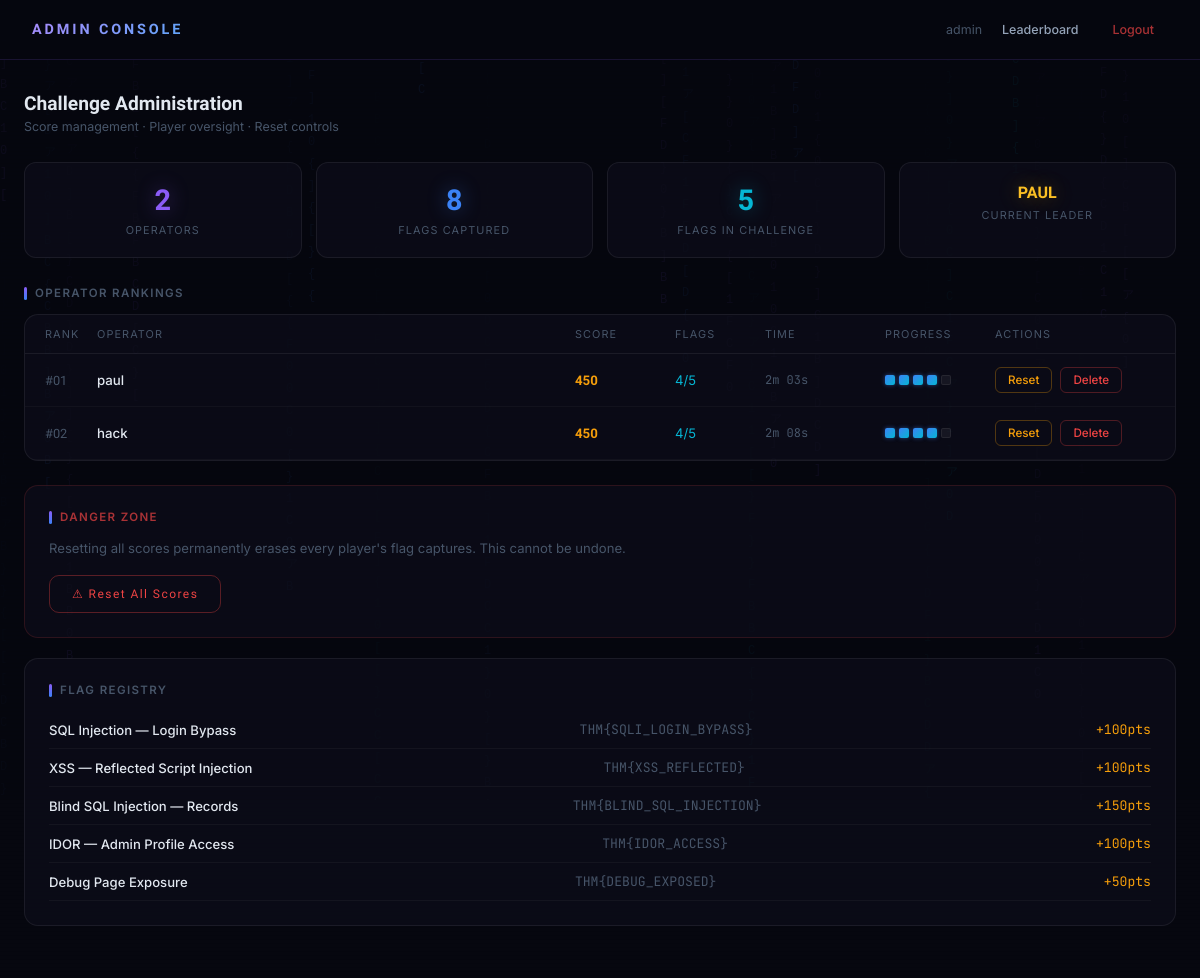
The app's page /app/portal/admin.php (signed in) with its own data.
### tables this page shows
CREATE TABLE portal_users (
    id INTEGER PRIMARY KEY AUTOINCREMENT,
    username TEXT UNIQUE NOT NULL,
    password_hash TEXT NOT NULL,
    is_admin INTEGER DEFAULT 0,
    created_at INTEGER DEFAULT (strftime('%s','now'))
);

### app/portal/config.php (called while the page is built, shortened)
<?php
function get_user_score($pdb, $user_id) {
    $captures = $pdb->prepare("SELECT flag_name, captured_at FROM flag_captures WHERE user_id=? ORDER BY captured_at ASC");
    $captures->execute([$user_id]);
    $rows = $captures->fetchAll(PDO::FETCH_ASSOC);
    $user = $pdb->prepare("SELECT created_at FROM portal_users WHERE id=?");
    $user->execute([$user_id]);
    $u = $user->fetch(PDO::FETCH_ASSOC);
    $start = $u['created_at'];
    $score = 0;
    $last_time = $start;
    foreach ($rows as $r) {
        $flag_val = $r['flag_name'];
        foreach (KNOWN_FLAGS as $fv => $meta) {
            if ($meta['name'] === $flag_val) {
                $score += $meta['points'];
                break;
            }
        }
        $last_time = $r['captured_at'];
    }
    $elapsed = ($last_time > $start && count($rows) > 0) ? ($last_time - $start) : 0;
    return [
        'score'    => $score,
        'count'    => count($rows),
        'elapsed'  => $elapsed,
        'captures' => $rows,
    ];
}
function format_time($seconds) {
    $h = floor($seconds / 3600);
    $m = floor(($seconds % 3600) / 60);
    $s = $seconds % 60;
    if ($m > 0) return sprintf('%dm %02ds', $m, $s);
    return sprintf('%ds', $s);
}
?>

### app/portal/admin.php (the view, shortened to what this page needs)
<?php
require_once 'config.php';
$stmt = $pdb->query("SELECT u.id, u.username, u.created_at, COUNT(fc.id) as flag_count FROM portal_users u LEFT JOIN flag_captures fc ON fc.user_id=u.id WHERE u.is_admin=0 GROUP BY u.id ORDER BY flag_count DESC, u.created_at ASC");
$players = $stmt->fetchAll(PDO::FETCH_ASSOC);
$full_data = [];
foreach ($players as $p) { $sd = get_user_score($pdb, $p['id']); $full_data[] = array_merge($p, $sd); }
usort($full_data, function($a,$b){ if($b['score']!==$a['score']) return $b['score']-$a['score']; return $a['elapsed']-$b['elapsed']; });
$total_flags_captured = $pdb->query("SELECT COUNT(*) FROM flag_captures")->fetchColumn();
$total_players = count($full_data);
$top_scorer = !empty($full_data) ? $full_data[0]['username'] : '—';
?>
<!DOCTYPE html>
<html lang="en">
<head>
</head>
<body>
<canvas id="matrix"></canvas>
<div class="scanlines"></div>
<div class="topbar">
  <div class="logo">ADMIN CONSOLE</div>
  <div class="nav-links">
    <span style="font-size:.78rem;color:var(--text-muted)">admin</span>
    <a href="leaderboard.php" class="nav-btn">Leaderboard</a>
    <a href="logout.php" class="nav-btn danger">Logout</a>
  </div>
</div>
<div class="main">
  <div class="page-title">Challenge Administration</div>
  <div class="page-sub">Score management · Player oversight · Reset controls</div>
  <div class="stat-grid">
    <div class="stat"><div class="stat-val p"><?= $total_players ?></div><div class="stat-label">Operators</div></div>
    <div class="stat"><div class="stat-val b"><?= $total_flags_captured ?></div><div class="stat-label">Flags Captured</div></div>
    <div class="stat"><div class="stat-val c"><?= count(KNOWN_FLAGS) ?></div><div class="stat-label">Flags in Challenge</div></div>
    <div class="stat"><div class="stat-val g"><?= htmlspecialchars(strtoupper($top_scorer)) ?></div><div class="stat-label">Current Leader</div></div>
  </div>
  <div class="section-label" style="margin-bottom:14px">Operator Rankings</div>
  <div class="table-card">
    <div class="t-head">
      <div>Rank</div><div>Operator</div><div>Score</div><div>Flags</div><div>Time</div><div>Progress</div><div>Actions</div>
    </div>
    <?php foreach ($full_data as $i => $p): ?>
      <?php $rank = $i + 1; $cap_names = array_column($p['captures'], 'flag_name'); ?>
      <div class="t-row" onclick="toggleRow(<?= $p['id'] ?>)">
        <div class="rank-n">#<?= str_pad($rank,2,'0',STR_PAD_LEFT) ?></div>
        <div style="font-weight:500"><?= htmlspecialchars($p['username']) ?></div>
        <div class="score-c"><?= $p['score'] ?></div>
        <div style="color:var(--cyan);font-size:.82rem"><?= $p['flag_count'] ?>/<?= count(KNOWN_FLAGS) ?></div>
        <div style="color:var(--text-muted);font-family:'JetBrains Mono',monospace;font-size:.75rem"><?= format_time($p['elapsed']) ?></div>
        <div><div class="dots"><?php foreach (KNOWN_FLAGS as $fv => $meta): ?><div class="dot <?= in_array($meta['name'],$cap_names)?'on':'off' ?>" title="<?= htmlspecialchars($meta['label']) ?>"></div><?php endforeach; ?></div></div>
        <div style="display:flex;gap:8px" onclick="event.stopPropagation()">
          <form method="POST" style="display:inline">
            <button class="btn-xs btn-reset-xs" onclick="return confirm('Reset scores for <?= htmlspecialchars($p['username']) ?>?')">Reset</button>
          </form>
          <form method="POST" style="display:inline">
            <button class="btn-xs btn-del-xs" onclick="return confirm('Delete <?= htmlspecialchars($p['username']) ?>?')">Delete</button>
          </form>
        </div>
      </div>
    <?php endforeach; ?>
  </div>
  <div class="card" style="border-color:rgba(239,68,68,.15)">
    <div class="section-label" style="margin-bottom:14px;color:rgba(239,68,68,.7)">Danger Zone</div>
    <p style="color:var(--text-muted);font-size:.82rem;margin-bottom:16px;line-height:1.6">Resetting all scores permanently erases every player's flag captures. This cannot be undone.</p>
    <form method="POST" onsubmit="return confirm('Reset ALL scores for ALL operators? This cannot be undone.')">
      <button type="submit" class="btn-danger-lg">⚠ Reset All Scores</button>
    </form>
  </div>
  <div class="card">
    <div class="section-label" style="margin-bottom:14px">Flag Registry</div>
    <?php foreach (KNOWN_FLAGS as $fval => $meta): ?>
      <div style="display:flex;justify-content:space-between;align-items:center;padding:10px 0;border-bottom:1px solid rgba(255,255,255,.04);font-size:.82rem">
        <span style="font-weight:500"><?= htmlspecialchars($meta['label']) ?></span>
        <span style="font-family:'JetBrains Mono',monospace;color:var(--text-muted)"><?= htmlspecialchars($fval) ?></span>
        <span style="color:var(--amber);font-family:'JetBrains Mono',monospace">+<?= $meta['points'] ?>pts</span>
      </div>
    <?php endforeach; ?>
  </div>
</div>
<script>
const canvas = document.getElementById('matrix');
const ctx = canvas.getContext('2d');
function resize() { canvas.width = innerWidth; canvas.height = innerHeight; }
resize(); window.addEventListener('resize', resize);
const chars = '01アBCDF{}[]'.split('');
const colors = ['#8b5cf6','#3b82f6','#06b6d4'];
const cols = Math.floor(canvas.width / 22);
const drops = Array.from({length: cols}, () => Math.random() * -100);
const dc = drops.map(() => colors[Math.floor(Math.random() * colors.length)]);
function draw() {
  ctx.fillStyle = 'rgba(6,7,15,.06)'; ctx.fillRect(0,0,canvas.width,canvas.height);
  drops.forEach((y,i) => { ctx.fillStyle=dc[i]; ctx.font='12px monospace';
    ctx.fillText(chars[Math.floor(Math.random()*chars.length)],i*22,y*22);
    if(y*22>canvas.height&&Math.random()>.975){drops[i]=0;dc[i]=colors[Math.floor(Math.random()*colors.length)];} drops[i]++; }); }
setInterval(draw, 55);
function toggleRow(id) { document.getElementById('expand-'+id).classList.toggle('open'); }
</script>
</body>
</html>

### app/portal/admin.php (style rules this page uses)
* { box-sizing:border-box;margin:0;padding:0 }
:root { --bg:#06070f;--bg2:#0d0e1a; --blue:#3b82f6;--cyan:#06b6d4;--purple:#8b5cf6;--emerald:#10b981; --amber:#f59e0b;--red:#ef4444;--gold:#fbbf24; --text:#e2e8f0;--text-dim:#94a3b8;--text-muted:#475569; --border:rgba(255,255,255,0.07);--panel:rgba(255,255,255,0.03); }
body { background:var(--bg);color:var(--text);font-family:'Inter',sans-serif;min-height:100vh }
canvas#matrix { position:fixed;inset:0;z-index:0;opacity:.06 }
.scanlines { pointer-events:none;position:fixed;inset:0;background:repeating-linear-gradient(to bottom,transparent 0,transparent 3px,rgba(0,0,0,.05) 3px,rgba(0,0,0,.05) 4px);z-index:1 }
.topbar { position:sticky;top:0;z-index:100;background:rgba(6,7,15,.95);backdrop-filter:blur(20px);border-bottom:1px solid rgba(139,92,246,.15);padding:0 32px;height:60px;display:flex;align-items:center;justify-content:space-between }
.logo { font-family:'Orbitron',monospace;font-size:.9rem;font-weight:900;letter-spacing:.2em;background:linear-gradient(135deg,#a78bfa,#60a5fa);-webkit-background-clip:text;-webkit-text-fill-color:transparent;background-clip:text }
.nav-links { display:flex;gap:6px;align-items:center }
.nav-btn { padding:6px 14px;border-radius:8px;font-size:.78rem;font-weight:500;text-decoration:none;transition:all .2s;color:var(--text-dim) }
.nav-btn.danger { color:rgba(239,68,68,.7) }
.main { max-width:1200px;margin:0 auto;padding:32px 24px;position:relative;z-index:2 }
.page-title { font-family:'Orbitron',monospace;font-size:1.2rem;font-weight:900;color:var(--text);margin-bottom:4px }
.page-sub { font-size:.78rem;color:var(--text-muted);margin-bottom:28px }
.stat-grid { display:grid;grid-template-columns:repeat(4,1fr);gap:14px;margin-bottom:28px }
.stat { background:rgba(13,14,26,.7);border:1px solid var(--border);border-radius:12px;padding:20px;text-align:center }
.stat-val { font-family:'Orbitron',monospace;font-size:1.8rem;font-weight:900;margin-bottom:6px }
.stat-val.p { color:var(--purple);text-shadow:0 0 20px rgba(139,92,246,.4) }
.stat-val.b { color:var(--blue);text-shadow:0 0 20px rgba(59,130,246,.4) }
.stat-val.c { color:var(--cyan);text-shadow:0 0 20px rgba(6,182,212,.4) }
.stat-val.g { color:var(--gold);text-shadow:0 0 20px rgba(251,191,36,.4);font-size:1rem }
.stat-label { font-size:.68rem;color:var(--text-muted);letter-spacing:.1em;text-transform:uppercase }
.section-label { font-size:.72rem;font-weight:600;color:var(--text-muted);letter-spacing:.12em;text-transform:uppercase;margin-bottom:14px;display:flex;align-items:center;gap:8px }
.section-label::before { content:'';width:3px;height:13px;background:linear-gradient(to bottom,var(--purple),var(--blue));border-radius:2px }
.table-card { background:rgba(13,14,26,.7);border:1px solid var(--border);border-radius:14px;overflow:hidden;margin-bottom:24px }
.t-head { display:grid;grid-template-columns:52px 1fr 100px 90px 120px 110px 160px;padding:12px 20px;border-bottom:1px solid var(--border);font-size:.68rem;color:var(--text-muted);letter-spacing:.1em;text-transform:uppercase }
.t-row { display:grid;grid-template-columns:52px 1fr 100px 90px 120px 110px 160px;padding:13px 20px;border-bottom:1px solid rgba(255,255,255,.03);align-items:center;font-size:.83rem;cursor:pointer;transition:background .15s }
.rank-n { font-family:'Orbitron',monospace;font-size:.8rem;color:var(--text-muted) }
.score-c { font-family:'Orbitron',monospace;font-weight:700;color:var(--amber) }
.btn-xs { padding:5px 12px;border-radius:6px;font-size:.73rem;font-weight:500;cursor:pointer;border:1px solid;transition:all .2s;font-family:'Inter',sans-serif }
.btn-reset-xs { border-color:rgba(245,158,11,.3);color:var(--amber);background:transparent }
.btn-del-xs { border-color:rgba(239,68,68,.3);color:var(--red);background:transparent }
.btn-danger-lg { padding:11px 22px;background:transparent;border:1px solid rgba(239,68,68,.35);border-radius:10px;color:var(--red);font-family:'Orbitron',monospace;font-size:.75rem;letter-spacing:.12em;cursor:pointer;transition:all .2s }
.card { background:rgba(13,14,26,.7);border:1px solid var(--border);border-radius:14px;padding:24px;margin-bottom:20px }
.dots { display:flex;gap:4px }
.dot { width:10px;height:10px;border-radius:2px }
.dot.on { background:linear-gradient(135deg,var(--blue),var(--cyan));box-shadow:0 0 4px rgba(59,130,246,.5) }
.dot.off { background:rgba(255,255,255,.05);border:1px solid var(--border) }

### records on screen
portal_users: username "PAUL", rank "01", username "paul", score "450", flag_count "4", elapsed "2m 03s"
portal_users: rank "02", username "hack", score "450", flag_count "4", elapsed "2m 08s"

### other values on screen
$total_players "2"
$total_flags_captured "8"
count(KNOWN_FLAGS) "5"
$meta['label'] "SQL Injection — Login Bypass"
$fval "THM{SQLI_LOGIN_BYPASS}"
$meta['points'] "100"
$meta['label'] "XSS — Reflected Script Injection"
$fval "THM{XSS_REFLECTED}"
$meta['label'] "Blind SQL Injection — Records"
$fval "THM{BLIND_SQL_INJECTION}"
$meta['points'] "150"
$meta['label'] "IDOR — Admin Profile Access"
$fval "THM{IDOR_ACCESS}"
$meta['label'] "Debug Page Exposure"
$fval "THM{DEBUG_EXPOSED}"
